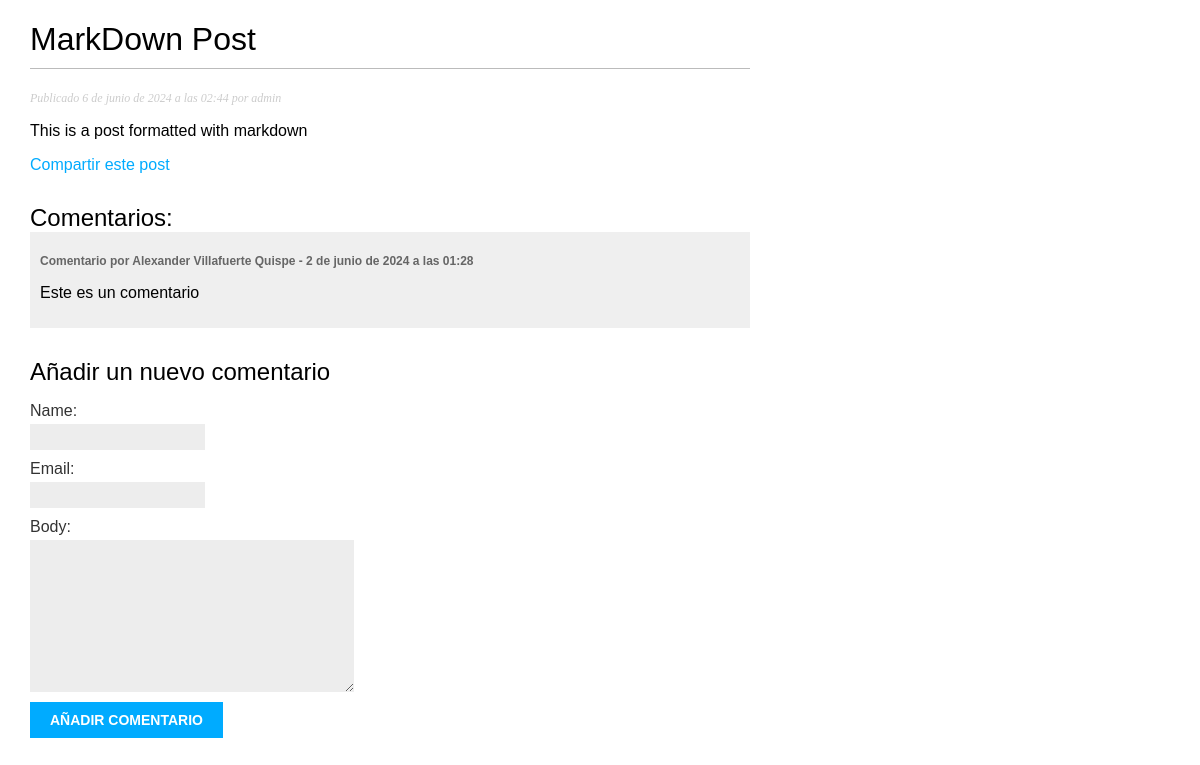
/blog/2024/6/6/markdown-post/, run on the app's committed database.
### blog/models.py (models this page shows, shortened)
class Post(models.Model):
    class Estado(models.TextChoices): # Enumeración de opciones de estado : Borrador y Publicado
        BORRADOR = 'BR', 'Borrador'
        PUBLICADO = 'PB', 'Publicado'
    titulo = models.CharField(max_length=250)
    slug = models.SlugField(max_length=250)
    autor = models.ForeignKey(User,
                               on_delete=models.CASCADE)
    cuerpo = models.TextField()
    fecha_publicado = models.DateTimeField(default=timezone.now)
    fecha_creado = models.DateTimeField(auto_now_add=True)
    estado = models.CharField(max_length=2,
                              choices=Estado.choices,
                              default=Estado.BORRADOR)

class Comment(models.Model):
    post = models.ForeignKey(Post,
                             on_delete=models.CASCADE,
                             related_name='comments') # Relación inversa para acceder a los comentarios de un post.
    name = models.CharField(max_length=80)
    email = models.EmailField()
    body = models.TextField()
    created = models.DateTimeField(auto_now_add=True)
    active = models.BooleanField(default=True)

### blog/views.py (the view)
# urls.py: path('<int:year>/<int:month>/<int:day>/<slug:post>/',views.post_detail,name='post_detail'),
def post_detail(request, year, month, day, post):
    post = get_object_or_404(Post,
                            estado=Post.Estado.PUBLICADO,
                            slug=post,
                            fecha_publicado__year=year,
                            fecha_publicado__month=month,
                            fecha_publicado__day=day)
    comments = post.comments.filter(active=True)
    form = CommentForm()
    return render(request,
                  'blog/post/detail.html',
                  {'post': post,
                   'comments': comments,
                   'form': form})

### blog/forms.py
class CommentForm(forms.ModelForm):
    class Meta:
        model = Comment
        fields = ['name', 'email', 'body'] # Campos que se mostrarán en el formulario

### blog/templates/blog/post/detail.html (shortened to what this page needs)
{% extends "blog/base.html" %}
{% block content %}
    <h1>{{ post.titulo }}</h1>
    <p class="date">
        Publicado {{ post.fecha_publicado }} por {{ post.autor }}
    </p>
    {{ post.cuerpo | linebreaks }}
    <p>
        <a href="{% url 'blog:post_share' post.id %}">
            Compartir este post
        </a>
    </p>
    <h2>Comentarios: </h2>
    {% for comment in comments %}
        <div class="comment">
            <p class="info">
                Comentario por {{ comment.name }}
                - {{ comment.created }}
            </p>
            {{ comment.body|linebreaks }}
        </div>
    {% empty %}
        <p>No hay ningun comentario</p>
    {% endfor %}
    <h2>Añadir un nuevo comentario</h2>
    <form action="{% url 'blog:post_comment' post.id %}" method="post">
        {{ form.as_p }}
        <p><input type="submit" value="Añadir comentario"></p>
    </form>
{% endblock %}

### blog/static/css/blog.css (style rules this page uses)
body { margin: 0; padding: 0; font-family: helvetica, sans-serif; }
a { color: #00abff; text-decoration: none; }
h1 { font-weight: normal; border-bottom: 1px solid #bbb; padding: 0 0 10px 0; }
h2 { font-weight: normal; margin: 30px 0 0; }
p.date { color: #ccc; font-family: georgia, serif; font-size: 12px; font-style: italic; }
label { float: left; clear: both; color: #333; margin-bottom: 4px; }
input, textarea { clear: both; float: left; margin: 0 0 10px; background: #ededed; border: 0; padding: 6px 10px; font-size: 12px; }
input[type=submit] { font-weight: bold; background: #00abff; color: #fff; padding: 10px 20px; font-size: 14px; text-transform: uppercase; }
.comment { padding: 10px; }
.comment:nth-child(even) { background: #efefef; }
.comment .info { font-weight: bold; font-size: 12px; color: #666; }

### data on the page
Post: titulo "MarkDown Post", fecha_publicado "6 de junio de 2024 a las 02:44", autor "admin", cuerpo "This is a post formatted with markdown"
Comment: name "Alexander Villafuerte Quispe", created "2 de junio de 2024 a las 01:28", body "Este es un comentario"
